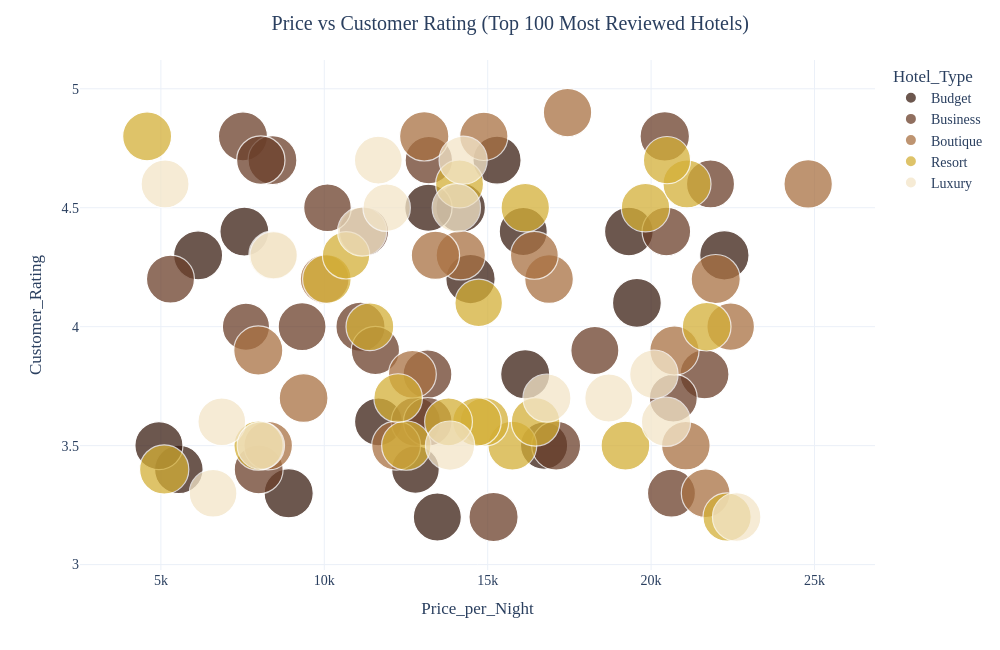

Notebook code for this chart:
### Markdown cell above
<div style="
background:#3B1F14;
padding:20px;
border-radius:18px;
border:3px solid #D4AF37;
text-align:center;
">

<h1 style="
color:#F8E7C5;
margin:0;
font-size:30px;
">

🎯 Price vs Customer Rating Analysis

</h1>

</div>

### Code cell
import plotly.express as px

# Top 100 hotels by reviews
bubble_df = (
    df.sort_values("Reviews", ascending=False)
      .head(100)
)

fig = px.scatter(
    bubble_df,
    x="Price_per_Night",
    y="Customer_Rating",
    size="Reviews",
    color="Hotel_Type",
    hover_name="Hotel_Name",
    hover_data=["City"],
    size_max=35,
    color_discrete_sequence=[
        "#3B1F14",
        "#6B3F2A",
        "#A97142",
        "#D4AF37",
        "#F3E5C8"
    ]
)

fig.update_traces(
    marker=dict(
        opacity=0.75,
        line=dict(color="white", width=1.2)
    )
)

fig.update_layout(
    title="🎯 Price vs Customer Rating (Top 100 Most Reviewed Hotels)",
    title_x=0.5,
    height=650,
    width=1000,
    plot_bgcolor="white",
    paper_bgcolor="white",
    font=dict(family="Georgia", size=14)
)

fig.show()

### Figure 1 — Plotly figure (JSON) as saved in the notebook; plotly's stock layout.template omitted (floating-point values rounded to 4 significant figures)
{"data": [{"customdata": [["Delhi"], ["Goa"], ["Delhi"], ["Bengaluru"], ["Goa"], ["Udaipur"], ["Mumbai"], ["Delhi"], ["Udaipur"], ["Goa"], ["Goa"], ["Delhi"], ["Goa"], ["Shimla"], ["Goa"], ["Shimla"], ["Delhi"], ["Bengaluru"]], "hovertemplate": "<b>%{hovertext}</b><br><br>Hotel_Type=Budget<br>Price_per_Night=%{x}<br>Customer_Rating=%{y}<br>Reviews=%{marker.size}<br>City=%{customdata[0]}<extra></extra>", "hovertext": ["Delhi Hotel 3", "Goa Hotel 40", "Delhi Hotel 83", "Bengaluru Hotel 16", "Goa Hotel 22", "Udaipur Hotel 77", "Mumbai Hotel 52", "Delhi Hotel 144", "Udaipur Hotel 56", "Goa Hotel 147", "Goa Hotel 131", "Delhi Hotel 181", "Goa Hotel 81", "Shimla Hotel 30", "Goa Hotel 93", "Shimla Hotel 90", "Delhi Hotel 208", "Bengaluru Hotel 94"], "legendgroup": "Budget", "marker": {"color": "#3B1F14", "line": {"color": "white", "width": 1.2}, "opacity": 0.75, "size": [4997, 4977, 4970, 4939, 4930, 4905, 4887, 4865, 4832, 4812, 4729, 4723, 4723, 4718, 4666, 4642, 4574, 4550], "sizemode": "area", "sizeref": 4.079, "symbol": "circle"}, "mode": "markers", "name": "Budget", "orientation": "v", "showlegend": true, "type": "scatter", "x": [14174, 22242, 14474, 8910, 16148, 6139, 7554, 19566, 19320, 5549, 15286, 4940, 13459, 16088, 11657, 12789, 13185, 16725], "xaxis": "x", "y": [4.5, 4.3, 4.2, 3.3, 3.8, 4.3, 4.4, 4.1, 4.4, 3.4, 4.7, 3.5, 3.2, 4.4, 3.6, 3.4, 4.5, 3.5], "yaxis": "y"}, {"customdata": [["Mumbai"], ["Goa"], ["Jaipur"], ["Shimla"], ["Bengaluru"], ["Goa"], ["Udaipur"], ["Mumbai"], ["Goa"], ["Mumbai"], ["Udaipur"], ["Delhi"], ["Goa"], ["Goa"], ["Delhi"], ["Mumbai"], ["Manali"], ["Bengaluru"], ["Manali"], ["Manali"], ["Shimla"], ["Delhi"], ["Mumbai"], ["Jaipur"]], "hovertemplate": "<b>%{hovertext}</b><br><br>Hotel_Type=Business<br>Price_per_Night=%{x}<br>Customer_Rating=%{y}<br>Reviews=%{marker.size}<br>City=%{customdata[0]}<extra></extra>", "hovertext": ["Mumbai Hotel 49", "Goa Hotel 112", "Jaipur Hotel 84", "Shimla Hotel 8", "Bengaluru Hotel 74", "Goa Hotel 2", "Udaipur Hotel 65", "Mumbai Hotel 131", "Goa Hotel 29", "Mumbai Hotel 127", "Udaipur Hotel 71", "Delhi Hotel 25", "Goa Hotel 7", "Goa Hotel 25", "Delhi Hotel 93", "Mumbai Hotel 40", "Manali Hotel 46", "Bengaluru Hotel 6", "Manali Hotel 9", "Manali Hotel 20", "Shimla Hotel 28", "Delhi Hotel 141", "Mumbai Hotel 73", "Jaipur Hotel 38"], "legendgroup": "Business", "marker": {"color": "#6B3F2A", "line": {"color": "white", "width": 1.2}, "opacity": 0.75, "size": [4985, 4959, 4937, 4937, 4930, 4919, 4902, 4882, 4876, 4865, 4862, 4828, 4818, 4779, 4750, 4715, 4707, 4706, 4697, 4695, 4683, 4624, 4596, 4552], "sizemode": "area", "sizeref": 4.079, "symbol": "circle"}, "mode": "markers", "name": "Business", "orientation": "v", "showlegend": true, "type": "scatter", "x": [20418, 11214, 12800, 15179, 11107, 7511, 21634, 17094, 7992, 8415, 13158, 13166, 20467, 8057, 11564, 18279, 5293, 21818, 20680, 20623, 9321, 10097, 13199, 7603], "xaxis": "x", "y": [4.8, 4.4, 3.6, 3.2, 4.0, 4.8, 3.8, 3.5, 3.4, 4.7, 3.8, 3.6, 4.4, 4.7, 3.9, 3.9, 4.2, 4.6, 3.7, 3.3, 4.0, 4.5, 4.7, 4.0], "yaxis": "y"}, {"customdata": [["Jaipur"], ["Jaipur"], ["Mumbai"], ["Bengaluru"], ["Shimla"], ["Bengaluru"], ["Delhi"], ["Jaipur"], ["Bengaluru"], ["Mumbai"], ["Mumbai"], ["Delhi"], ["Mumbai"], ["Bengaluru"], ["Jaipur"], ["Delhi"], ["Mumbai"], ["Shimla"], ["Bengaluru"]], "hovertemplate": "<b>%{hovertext}</b><br><br>Hotel_Type=Boutique<br>Price_per_Night=%{x}<br>Customer_Rating=%{y}<br>Reviews=%{marker.size}<br>City=%{customdata[0]}<extra></extra>", "hovertext": ["Jaipur Hotel 52", "Jaipur Hotel 83", "Mumbai Hotel 75", "Bengaluru Hotel 68", "Shimla Hotel 88", "Bengaluru Hotel 121", "Delhi Hotel 73", "Jaipur Hotel 13", "Bengaluru Hotel 134", "Mumbai Hotel 117", "Mumbai Hotel 106", "Delhi Hotel 13", "Mumbai Hotel 58", "Bengaluru Hotel 49", "Jaipur Hotel 7", "Delhi Hotel 149", "Mumbai Hotel 93", "Shimla Hotel 94", "Bengaluru Hotel 56"], "legendgroup": "Boutique", "marker": {"color": "#A97142", "line": {"color": "white", "width": 1.2}, "opacity": 0.75, "size": [4964, 4961, 4947, 4930, 4923, 4882, 4864, 4860, 4842, 4836, 4824, 4817, 4790, 4778, 4764, 4756, 4670, 4670, 4620], "sizemode": "area", "sizeref": 4.079, "symbol": "circle"}, "mode": "markers", "name": "Boutique", "orientation": "v", "showlegend": true, "type": "scatter", "x": [13058, 14176, 20714, 21977, 7980, 12198, 9367, 10011, 21670, 16877, 21063, 8283, 24806, 17443, 13400, 14881, 12695, 16428, 22435], "xaxis": "x", "y": [4.8, 4.3, 3.9, 4.2, 3.9, 3.5, 3.7, 4.2, 3.3, 4.2, 3.5, 3.5, 4.6, 4.9, 4.3, 4.8, 3.8, 4.3, 4.0], "yaxis": "y"}, {"customdata": [["Goa"], ["Manali"], ["Bengaluru"], ["Shimla"], ["Shimla"], ["Udaipur"], ["Bengaluru"], ["Shimla"], ["Mumbai"], ["Delhi"], ["Mumbai"], ["Delhi"], ["Manali"], ["Delhi"], ["Mumbai"], ["Udaipur"], ["Mumbai"], ["Mumbai"], ["Delhi"], ["Mumbai"], ["Manali"], ["Shimla"]], "hovertemplate": "<b>%{hovertext}</b><br><br>Hotel_Type=Resort<br>Price_per_Night=%{x}<br>Customer_Rating=%{y}<br>Reviews=%{marker.size}<br>City=%{customdata[0]}<extra></extra>", "hovertext": ["Goa Hotel 133", "Manali Hotel 3", "Bengaluru Hotel 14", "Shimla Hotel 40", "Shimla Hotel 68", "Udaipur Hotel 68", "Bengaluru Hotel 62", "Shimla Hotel 71", "Mumbai Hotel 173", "Delhi Hotel 154", "Mumbai Hotel 151", "Delhi Hotel 178", "Manali Hotel 37", "Delhi Hotel 39", "Mumbai Hotel 6", "Udaipur Hotel 26", "Mumbai Hotel 27", "Mumbai Hotel 146", "Delhi Hotel 9", "Mumbai Hotel 119", "Manali Hotel 4", "Shimla Hotel 19"], "legendgroup": "Resort", "marker": {"color": "#D4AF37", "line": {"color": "white", "width": 1.2}, "opacity": 0.75, "size": [4953, 4949, 4947, 4893, 4879, 4852, 4837, 4826, 4815, 4814, 4813, 4813, 4794, 4778, 4747, 4707, 4688, 4664, 4657, 4611, 4575, 4553], "sizemode": "area", "sizeref": 4.079, "symbol": "circle"}, "mode": "markers", "name": "Resort", "orientation": "v", "showlegend": true, "type": "scatter", "x": [12509, 7988, 5101, 4579, 15754, 19215, 21700, 10079, 14902, 14671, 16465, 12259, 19829, 16149, 22326, 21098, 14139, 13802, 11396, 14724, 10666, 20487], "xaxis": "x", "y": [3.5, 3.5, 3.4, 4.8, 3.5, 3.5, 4.0, 4.2, 3.6, 3.6, 3.6, 3.7, 4.5, 4.5, 3.2, 4.6, 4.6, 3.6, 4.0, 4.1, 4.3, 4.7], "yaxis": "y"}, {"customdata": [["Bengaluru"], ["Bengaluru"], ["Delhi"], ["Manali"], ["Goa"], ["Goa"], ["Bengaluru"], ["Bengaluru"], ["Jaipur"], ["Delhi"], ["Shimla"], ["Mumbai"], ["Goa"], ["Udaipur"], ["Bengaluru"], ["Goa"], ["Delhi"]], "hovertemplate": "<b>%{hovertext}</b><br><br>Hotel_Type=Luxury<br>Price_per_Night=%{x}<br>Customer_Rating=%{y}<br>Reviews=%{marker.size}<br>City=%{customdata[0]}<extra></extra>", "hovertext": ["Bengaluru Hotel 43", "Bengaluru Hotel 106", "Delhi Hotel 152", "Manali Hotel 24", "Goa Hotel 138", "Goa Hotel 111", "Bengaluru Hotel 26", "Bengaluru Hotel 50", "Jaipur Hotel 30", "Delhi Hotel 44", "Shimla Hotel 38", "Mumbai Hotel 46", "Goa Hotel 16", "Udaipur Hotel 40", "Bengaluru Hotel 115", "Goa Hotel 100", "Delhi Hotel 218"], "legendgroup": "Luxury", "marker": {"color": "#F3E5C8", "line": {"color": "white", "width": 1.2}, "opacity": 0.75, "size": [4943, 4942, 4922, 4865, 4792, 4788, 4768, 4729, 4711, 4709, 4697, 4659, 4652, 4644, 4588, 4580, 4572], "sizemode": "area", "sizeref": 4.079, "symbol": "circle"}, "mode": "markers", "name": "Luxury", "orientation": "v", "showlegend": true, "type": "scatter", "x": [20456, 13848, 11157, 8438, 22619, 20085, 14040, 14249, 18705, 16813, 5128, 11653, 6864, 6597, 11908, 8058, 8449], "xaxis": "x", "y": [3.6, 3.5, 4.4, 4.3, 3.2, 3.8, 4.5, 4.7, 3.7, 3.7, 4.6, 4.7, 3.6, 3.3, 4.5, 3.5, 4.3], "yaxis": "y"}], "layout": {"font": {"family": "Georgia", "size": 14}, "height": 650, "legend": {"itemsizing": "constant", "title": {"text": "Hotel_Type"}, "tracegroupgap": 0}, "margin": {"t": 60}, "paper_bgcolor": "white", "plot_bgcolor": "white", "title": {"text": "🎯 Price vs Customer Rating (Top 100 Most Reviewed Hotels)", "x": 0.5}, "width": 1000, "xaxis": {"anchor": "y", "domain": [0, 1], "title": {"text": "Price_per_Night"}}, "yaxis": {"anchor": "x", "domain": [0, 1], "title": {"text": "Customer_Rating"}}}}
